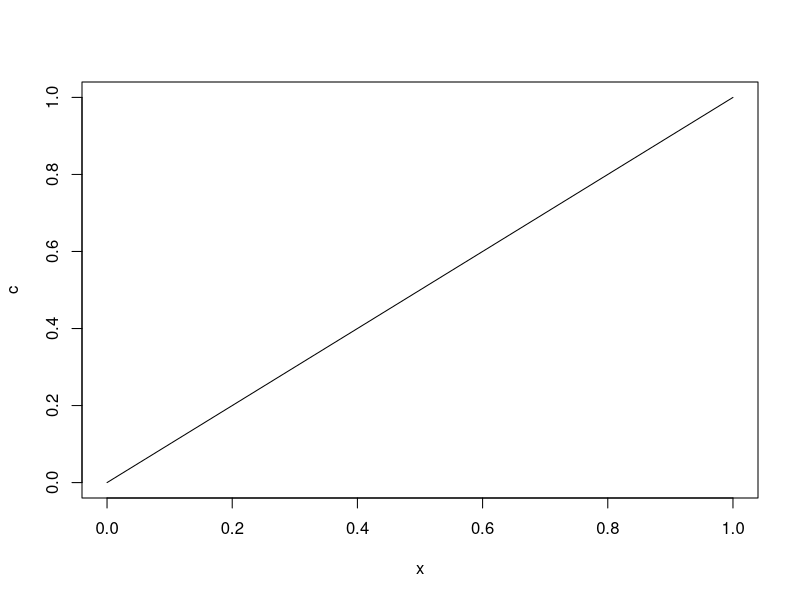

Reproduce this figure in R.
setwd("~/R/Ecology")

library(ggplot2)

data <- read.csv("data.csv", header = T)



a <- aggregate(data = data, R1 ~ str, mean)
b <- aggregate(data = data, B1 ~ str, mean)
C <- merge(a,b, by = 'str')

plot(c)
